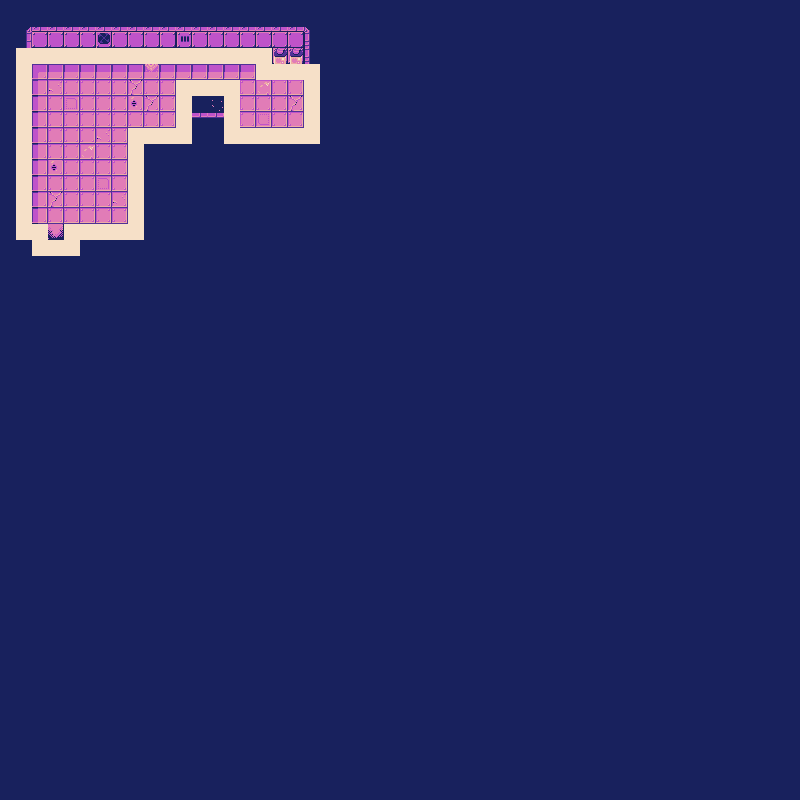

The image is a tile-based game level rendered from a .tmx file. Its description and source (layers, tilesets, objects; grid data summarised) follow:
An orthogonal 50x50 tile map with 16x16 px tiles, 3 tile layers (map, objects, collision).

<map version="1.10" tiledversion="1.10.2" orientation="orthogonal" renderorder="right-down" width="50" height="50" tilewidth="16" tileheight="16" infinite="0" nextlayerid="4" nextobjectid="1">
 <tileset firstgid="1" source="../../maps/CosmicLilac_Tiles.tsx" />
 <layer id="1" name="map" width="50" height="50">
  <data>[2500 cells, 2500 non-empty, 37 distinct tile ids]</data>
 </layer>
 <layer id="2" name="objects" width="50" height="50">
  <data>[2500 cells, 11 non-empty, 5 distinct tile ids]</data>
 </layer>
 <layer id="3" name="collision" width="50" height="50">
  <data>[2500 cells, 66 non-empty, 1 distinct tile ids]</data>
 </layer>
</map>
